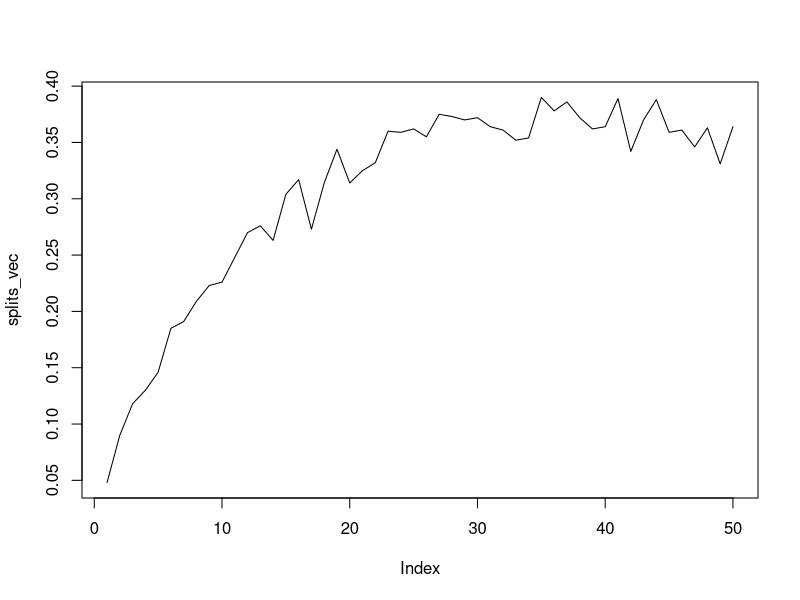
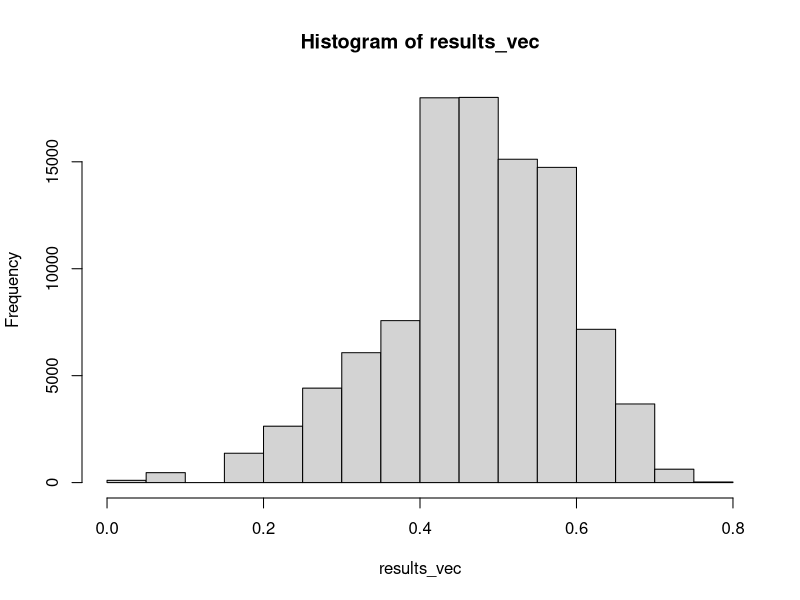

The R source for these figures, in order:
## ---- chunk 1
count_bizday <- function(year){
  start <- as.Date(paste0(year,"-01-01"))
  end <- as.Date(paste0(year, "-12-31"))
  dates <- seq(start, end, by = "days")
  
  output <- lapply(as.list(dates),
                   function(e){
                     out <- ifelse(strftime(e,'%A') != "Saturday",
                                   ifelse(strftime(e,'%A') != "Sunday",
                                          1, 0),
                                   0)
                   })
  output <- sum(unlist(output, use.names=FALSE))
  
  return(output)
}

print(paste0("Number of business days (ex holidays) in 2000: ", count_bizday(2000)))
print(paste0("Number of business days (ex holidays) in 2005: ", count_bizday(2005)))
print(paste0("Number of business days (ex holidays) in 2019: ", count_bizday(2019)))
print(paste0("Number of business days (ex holidays) in 2017: ", count_bizday(2017)))
## ---- chunk 2
make_choice <- function(N, split_number){
  input_list <- sample(1:N, N)
  eval_grp <- input_list[1:split_number]
  sel_grp <- input_list[(split_number+1):N]
  best <- max(eval_grp)
  
  select <- ifelse(length(which(sel_grp>=best))!=0,
                   sel_grp[min(which(sel_grp>=best))],
                   tail(sel_grp, 1))
  return(select)
}

## ---- chunk 3
find_optimal <- function(N, iter){
  results_vec <- 1:iter
  splits_vec <- 1:round(N/2)
  
  splits_vec <- sapply(splits_vec, 
                       function(e) {
                         results <- sapply(results_vec, 
                                           function(f){
                                             output <- ifelse(make_choice(N, e)==N, T, F)
                                             return(output)
                                           })
                         return(sum(results)/iter)
                       })
  plot(splits_vec, type="l")
  print(paste0("Max probability of selecting N is ", max(splits_vec), ", with split_number = ", which(splits_vec==max(splits_vec))))
}
set.seed(200)
find_optimal(100, 1000)
## ---- chunk 4
num_girls <- function(){
  loop_switch <- T
  count <- 0
  while (loop_switch){
    kid <- sample(c("girl","boy"), 1)
    if (kid=="girl"){
      count = count + 1
    } else {
      loop_switch <- F
    }
  }
  return(count)
}

iter <- function(num_fam = 10){
  results_vec <- sapply(1:num_fam, 
                        function(e){
                          return(num_girls())
                        })
  return(sum(results_vec)/(10+sum(results_vec)))
}

results_vec <- sapply(1:100000,
                      function(e){
                        return(iter())
                      })
hist(results_vec)
summary(results_vec)
